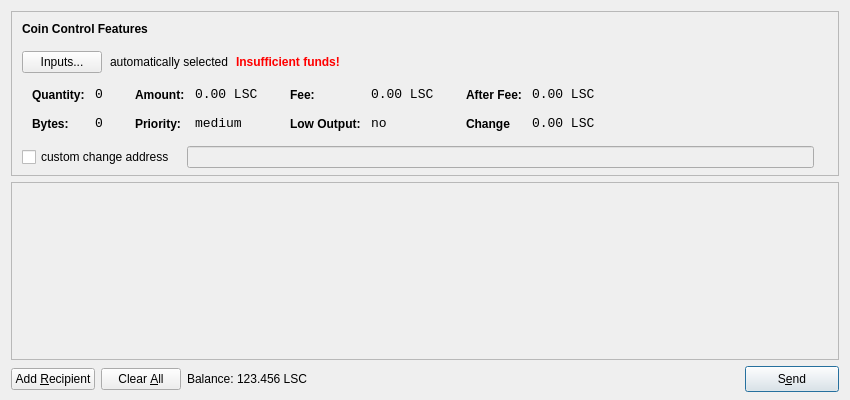
<?xml version="1.0" encoding="UTF-8"?>
<ui version="4.0">
 <class>SendCoinsDialog</class>
 <widget class="QDialog" name="SendCoinsDialog">
  <property name="geometry">
   <rect>
    <x>0</x>
    <y>0</y>
    <width>850</width>
    <height>400</height>
   </rect>
  </property>
  <property name="windowTitle">
   <string>Send Coins</string>
  </property>
  <layout class="QVBoxLayout" name="verticalLayout" stretch="0,1,0">
   <property name="bottomMargin">
    <number>8</number>
   </property>
   <item>
    <widget class="QFrame" name="frameCoinControl">
     <property name="sizePolicy">
      <sizepolicy hsizetype="Expanding" vsizetype="Expanding">
       <horstretch>0</horstretch>
       <verstretch>0</verstretch>
      </sizepolicy>
     </property>
     <property name="maximumSize">
      <size>
       <width>16777215</width>
       <height>16777215</height>
      </size>
     </property>
     <property name="frameShape">
      <enum>QFrame::StyledPanel</enum>
     </property>
     <property name="frameShadow">
      <enum>QFrame::Sunken</enum>
     </property>
     <layout class="QVBoxLayout" name="verticalLayoutCoinControl2">
      <property name="spacing">
       <number>6</number>
      </property>
      <property name="leftMargin">
       <number>0</number>
      </property>
      <property name="topMargin">
       <number>0</number>
      </property>
      <property name="rightMargin">
       <number>0</number>
      </property>
      <property name="bottomMargin">
       <number>6</number>
      </property>
      <item>
       <layout class="QVBoxLayout" name="verticalLayoutCoinControl" stretch="0,0,0,0,1">
        <property name="spacing">
         <number>0</number>
        </property>
        <property name="leftMargin">
         <number>10</number>
        </property>
        <property name="topMargin">
         <number>10</number>
        </property>
        <item>
         <layout class="QHBoxLayout" name="horizontalLayoutCoinControl1">
          <property name="bottomMargin">
           <number>15</number>
          </property>
          <item>
           <widget class="QLabel" name="labelCoinControlFeatures">
            <property name="sizePolicy">
             <sizepolicy hsizetype="Preferred" vsizetype="Maximum">
              <horstretch>0</horstretch>
              <verstretch>0</verstretch>
             </sizepolicy>
            </property>
            <property name="font">
             <font>
              <weight>75</weight>
              <bold>true</bold>
             </font>
            </property>
            <property name="styleSheet">
             <string notr="true">font-weight:bold;</string>
            </property>
            <property name="text">
             <string>Coin Control Features</string>
            </property>
           </widget>
          </item>
         </layout>
        </item>
        <item>
         <layout class="QHBoxLayout" name="horizontalLayoutCoinControl2" stretch="0,0,0,0">
          <property name="spacing">
           <number>8</number>
          </property>
          <property name="bottomMargin">
           <number>10</number>
          </property>
          <item>
           <widget class="QPushButton" name="pushButtonCoinControl">
            <property name="text">
             <string>Inputs...</string>
            </property>
           </widget>
          </item>
          <item>
           <widget class="QLabel" name="labelCoinControlAutomaticallySelected">
            <property name="text">
             <string>automatically selected</string>
            </property>
            <property name="margin">
             <number>5</number>
            </property>
           </widget>
          </item>
          <item>
           <widget class="QLabel" name="labelCoinControlInsuffFunds">
            <property name="font">
             <font>
              <weight>75</weight>
              <bold>true</bold>
             </font>
            </property>
            <property name="styleSheet">
             <string notr="true">color:red;font-weight:bold;</string>
            </property>
            <property name="text">
             <string>Insufficient funds!</string>
            </property>
            <property name="margin">
             <number>5</number>
            </property>
           </widget>
          </item>
          <item>
           <spacer name="horizontalSpacerCoinControl">
            <property name="orientation">
             <enum>Qt::Horizontal</enum>
            </property>
            <property name="sizeHint" stdset="0">
             <size>
              <width>40</width>
              <height>1</height>
             </size>
            </property>
           </spacer>
          </item>
         </layout>
        </item>
        <item>
         <widget class="QWidget" name="widgetCoinControl" native="true">
          <property name="sizePolicy">
           <sizepolicy hsizetype="Preferred" vsizetype="Preferred">
            <horstretch>0</horstretch>
            <verstretch>0</verstretch>
           </sizepolicy>
          </property>
          <property name="minimumSize">
           <size>
            <width>0</width>
            <height>0</height>
           </size>
          </property>
          <property name="styleSheet">
           <string notr="true"/>
          </property>
          <layout class="QHBoxLayout" name="horizontalLayoutCoinControl5">
           <property name="leftMargin">
            <number>0</number>
           </property>
           <property name="topMargin">
            <number>0</number>
           </property>
           <property name="rightMargin">
            <number>0</number>
           </property>
           <property name="bottomMargin">
            <number>0</number>
           </property>
           <item>
            <layout class="QHBoxLayout" name="horizontalLayoutCoinControl3" stretch="0,0,0,1">
             <property name="spacing">
              <number>20</number>
             </property>
             <property name="topMargin">
              <number>0</number>
             </property>
             <property name="bottomMargin">
              <number>10</number>
             </property>
             <item>
              <layout class="QFormLayout" name="formLayoutCoinControl1">
               <property name="horizontalSpacing">
                <number>10</number>
               </property>
               <property name="verticalSpacing">
                <number>14</number>
               </property>
               <property name="leftMargin">
                <number>10</number>
               </property>
               <property name="topMargin">
                <number>4</number>
               </property>
               <property name="rightMargin">
                <number>6</number>
               </property>
               <item row="0" column="0">
                <widget class="QLabel" name="labelCoinControlQuantityText">
                 <property name="styleSheet">
                  <string notr="true">font-weight:bold;</string>
                 </property>
                 <property name="text">
                  <string>Quantity:</string>
                 </property>
                 <property name="margin">
                  <number>0</number>
                 </property>
                </widget>
               </item>
               <item row="0" column="1">
                <widget class="QLabel" name="labelCoinControlQuantity">
                 <property name="font">
                  <font>
                   <family>Monospace</family>
                   <pointsize>10</pointsize>
                  </font>
                 </property>
                 <property name="cursor">
                  <cursorShape>IBeamCursor</cursorShape>
                 </property>
                 <property name="contextMenuPolicy">
                  <enum>Qt::ActionsContextMenu</enum>
                 </property>
                 <property name="text">
                  <string>0</string>
                 </property>
                 <property name="margin">
                  <number>0</number>
                 </property>
                 <property name="textInteractionFlags">
                  <set>Qt::LinksAccessibleByMouse|Qt::TextSelectableByKeyboard|Qt::TextSelectableByMouse</set>
                 </property>
                </widget>
               </item>
               <item row="1" column="0">
                <widget class="QLabel" name="labelCoinControlBytesText">
                 <property name="styleSheet">
                  <string notr="true">font-weight:bold;</string>
                 </property>
                 <property name="text">
                  <string>Bytes:</string>
                 </property>
                </widget>
               </item>
               <item row="1" column="1">
                <widget class="QLabel" name="labelCoinControlBytes">
                 <property name="font">
                  <font>
                   <family>Monospace</family>
                   <pointsize>10</pointsize>
                  </font>
                 </property>
                 <property name="cursor">
                  <cursorShape>IBeamCursor</cursorShape>
                 </property>
                 <property name="contextMenuPolicy">
                  <enum>Qt::ActionsContextMenu</enum>
                 </property>
                 <property name="text">
                  <string>0</string>
                 </property>
                 <property name="textInteractionFlags">
                  <set>Qt::LinksAccessibleByMouse|Qt::TextSelectableByKeyboard|Qt::TextSelectableByMouse</set>
                 </property>
                </widget>
               </item>
              </layout>
             </item>
             <item>
              <layout class="QFormLayout" name="formLayoutCoinControl2">
               <property name="horizontalSpacing">
                <number>10</number>
               </property>
               <property name="verticalSpacing">
                <number>14</number>
               </property>
               <property name="leftMargin">
                <number>6</number>
               </property>
               <property name="topMargin">
                <number>4</number>
               </property>
               <property name="rightMargin">
                <number>6</number>
               </property>
               <item row="0" column="0">
                <widget class="QLabel" name="labelCoinControlAmountText">
                 <property name="styleSheet">
                  <string notr="true">font-weight:bold;</string>
                 </property>
                 <property name="text">
                  <string>Amount:</string>
                 </property>
                 <property name="margin">
                  <number>0</number>
                 </property>
                </widget>
               </item>
               <item row="0" column="1">
                <widget class="QLabel" name="labelCoinControlAmount">
                 <property name="font">
                  <font>
                   <family>Monospace</family>
                   <pointsize>10</pointsize>
                  </font>
                 </property>
                 <property name="cursor">
                  <cursorShape>IBeamCursor</cursorShape>
                 </property>
                 <property name="contextMenuPolicy">
                  <enum>Qt::ActionsContextMenu</enum>
                 </property>
                 <property name="text">
                  <string>0.00 LSC</string>
                 </property>
                 <property name="textInteractionFlags">
                  <set>Qt::LinksAccessibleByMouse|Qt::TextSelectableByKeyboard|Qt::TextSelectableByMouse</set>
                 </property>
                </widget>
               </item>
               <item row="1" column="0">
                <widget class="QLabel" name="labelCoinControlPriorityText">
                 <property name="styleSheet">
                  <string notr="true">font-weight:bold;</string>
                 </property>
                 <property name="text">
                  <string>Priority:</string>
                 </property>
                </widget>
               </item>
               <item row="1" column="1">
                <widget class="QLabel" name="labelCoinControlPriority">
                 <property name="font">
                  <font>
                   <family>Monospace</family>
                   <pointsize>10</pointsize>
                  </font>
                 </property>
                 <property name="cursor">
                  <cursorShape>IBeamCursor</cursorShape>
                 </property>
                 <property name="contextMenuPolicy">
                  <enum>Qt::ActionsContextMenu</enum>
                 </property>
                 <property name="text">
                  <string>medium</string>
                 </property>
                 <property name="textInteractionFlags">
                  <set>Qt::LinksAccessibleByMouse|Qt::TextSelectableByKeyboard|Qt::TextSelectableByMouse</set>
                 </property>
                </widget>
               </item>
              </layout>
             </item>
             <item>
              <layout class="QFormLayout" name="formLayoutCoinControl3">
               <property name="horizontalSpacing">
                <number>10</number>
               </property>
               <property name="verticalSpacing">
                <number>14</number>
               </property>
               <property name="leftMargin">
                <number>6</number>
               </property>
               <property name="topMargin">
                <number>4</number>
               </property>
               <property name="rightMargin">
                <number>6</number>
               </property>
               <item row="0" column="0">
                <widget class="QLabel" name="labelCoinControlFeeText">
                 <property name="styleSheet">
                  <string notr="true">font-weight:bold;</string>
                 </property>
                 <property name="text">
                  <string>Fee:</string>
                 </property>
                 <property name="margin">
                  <number>0</number>
                 </property>
                </widget>
               </item>
               <item row="0" column="1">
                <widget class="QLabel" name="labelCoinControlFee">
                 <property name="font">
                  <font>
                   <family>Monospace</family>
                   <pointsize>10</pointsize>
                  </font>
                 </property>
                 <property name="cursor">
                  <cursorShape>IBeamCursor</cursorShape>
                 </property>
                 <property name="contextMenuPolicy">
                  <enum>Qt::ActionsContextMenu</enum>
                 </property>
                 <property name="text">
                  <string>0.00 LSC</string>
                 </property>
                 <property name="textInteractionFlags">
                  <set>Qt::LinksAccessibleByMouse|Qt::TextSelectableByKeyboard|Qt::TextSelectableByMouse</set>
                 </property>
                </widget>
               </item>
               <item row="1" column="0">
                <widget class="QLabel" name="labelCoinControlLowOutputText">
                 <property name="styleSheet">
                  <string notr="true">font-weight:bold;</string>
                 </property>
                 <property name="text">
                  <string>Low Output:</string>
                 </property>
                </widget>
               </item>
               <item row="1" column="1">
                <widget class="QLabel" name="labelCoinControlLowOutput">
                 <property name="font">
                  <font>
                   <family>Monospace</family>
                   <pointsize>10</pointsize>
                  </font>
                 </property>
                 <property name="cursor">
                  <cursorShape>IBeamCursor</cursorShape>
                 </property>
                 <property name="contextMenuPolicy">
                  <enum>Qt::ActionsContextMenu</enum>
                 </property>
                 <property name="text">
                  <string>no</string>
                 </property>
                 <property name="textInteractionFlags">
                  <set>Qt::LinksAccessibleByMouse|Qt::TextSelectableByKeyboard|Qt::TextSelectableByMouse</set>
                 </property>
                </widget>
               </item>
              </layout>
             </item>
             <item>
              <layout class="QFormLayout" name="formLayoutCoinControl4">
               <property name="horizontalSpacing">
                <number>10</number>
               </property>
               <property name="verticalSpacing">
                <number>14</number>
               </property>
               <property name="leftMargin">
                <number>6</number>
               </property>
               <property name="topMargin">
                <number>4</number>
               </property>
               <property name="rightMargin">
                <number>6</number>
               </property>
               <item row="0" column="0">
                <widget class="QLabel" name="labelCoinControlAfterFeeText">
                 <property name="styleSheet">
                  <string notr="true">font-weight:bold;</string>
                 </property>
                 <property name="text">
                  <string>After Fee:</string>
                 </property>
                 <property name="margin">
                  <number>0</number>
                 </property>
                </widget>
               </item>
               <item row="0" column="1">
                <widget class="QLabel" name="labelCoinControlAfterFee">
                 <property name="font">
                  <font>
                   <family>Monospace</family>
                   <pointsize>10</pointsize>
                  </font>
                 </property>
                 <property name="cursor">
                  <cursorShape>IBeamCursor</cursorShape>
                 </property>
                 <property name="contextMenuPolicy">
                  <enum>Qt::ActionsContextMenu</enum>
                 </property>
                 <property name="text">
                  <string>0.00 LSC</string>
                 </property>
                 <property name="textInteractionFlags">
                  <set>Qt::LinksAccessibleByMouse|Qt::TextSelectableByKeyboard|Qt::TextSelectableByMouse</set>
                 </property>
                </widget>
               </item>
               <item row="1" column="0">
                <widget class="QLabel" name="labelCoinControlChangeText">
                 <property name="styleSheet">
                  <string notr="true">font-weight:bold;</string>
                 </property>
                 <property name="text">
                  <string>Change</string>
                 </property>
                </widget>
               </item>
               <item row="1" column="1">
                <widget class="QLabel" name="labelCoinControlChange">
                 <property name="font">
                  <font>
                   <family>Monospace</family>
                   <pointsize>10</pointsize>
                  </font>
                 </property>
                 <property name="cursor">
                  <cursorShape>IBeamCursor</cursorShape>
                 </property>
                 <property name="contextMenuPolicy">
                  <enum>Qt::ActionsContextMenu</enum>
                 </property>
                 <property name="text">
                  <string>0.00 LSC</string>
                 </property>
                 <property name="textInteractionFlags">
                  <set>Qt::LinksAccessibleByMouse|Qt::TextSelectableByKeyboard|Qt::TextSelectableByMouse</set>
                 </property>
                </widget>
               </item>
              </layout>
             </item>
            </layout>
           </item>
          </layout>
         </widget>
        </item>
        <item>
         <layout class="QHBoxLayout" name="horizontalLayoutCoinControl4" stretch="0,0,0">
          <property name="spacing">
           <number>12</number>
          </property>
          <property name="sizeConstraint">
           <enum>QLayout::SetDefaultConstraint</enum>
          </property>
          <property name="topMargin">
           <number>5</number>
          </property>
          <property name="rightMargin">
           <number>5</number>
          </property>
          <item>
           <widget class="QCheckBox" name="checkBoxCoinControlChange">
            <property name="text">
             <string>custom change address</string>
            </property>
           </widget>
          </item>
          <item>
           <widget class="QLineEdit" name="lineEditCoinControlChange">
            <property name="enabled">
             <bool>false</bool>
            </property>
            <property name="sizePolicy">
             <sizepolicy hsizetype="Expanding" vsizetype="Fixed">
              <horstretch>0</horstretch>
              <verstretch>0</verstretch>
             </sizepolicy>
            </property>
           </widget>
          </item>
          <item>
           <widget class="QLabel" name="labelCoinControlChangeLabel">
            <property name="sizePolicy">
             <sizepolicy hsizetype="Preferred" vsizetype="Expanding">
              <horstretch>0</horstretch>
              <verstretch>0</verstretch>
             </sizepolicy>
            </property>
            <property name="minimumSize">
             <size>
              <width>0</width>
              <height>0</height>
             </size>
            </property>
            <property name="text">
             <string/>
            </property>
            <property name="margin">
             <number>3</number>
            </property>
           </widget>
          </item>
         </layout>
        </item>
        <item>
         <spacer name="verticalSpacerCoinControl">
          <property name="orientation">
           <enum>Qt::Vertical</enum>
          </property>
          <property name="sizeHint" stdset="0">
           <size>
            <width>800</width>
            <height>1</height>
           </size>
          </property>
         </spacer>
        </item>
       </layout>
      </item>
     </layout>
    </widget>
   </item>
   <item>
    <widget class="QScrollArea" name="scrollArea">
     <property name="widgetResizable">
      <bool>true</bool>
     </property>
     <widget class="QWidget" name="scrollAreaWidgetContents">
      <property name="geometry">
       <rect>
        <x>0</x>
        <y>0</y>
        <width>824</width>
        <height>141</height>
       </rect>
      </property>
      <layout class="QVBoxLayout" name="verticalLayout_2">
       <property name="leftMargin">
        <number>0</number>
       </property>
       <property name="topMargin">
        <number>0</number>
       </property>
       <property name="rightMargin">
        <number>0</number>
       </property>
       <property name="bottomMargin">
        <number>0</number>
       </property>
       <item>
        <layout class="QVBoxLayout" name="entries">
         <property name="spacing">
          <number>6</number>
         </property>
        </layout>
       </item>
       <item>
        <spacer name="verticalSpacer">
         <property name="orientation">
          <enum>Qt::Vertical</enum>
         </property>
         <property name="sizeHint" stdset="0">
          <size>
           <width>20</width>
           <height>40</height>
          </size>
         </property>
        </spacer>
       </item>
      </layout>
     </widget>
    </widget>
   </item>
   <item>
    <layout class="QHBoxLayout" name="horizontalLayout">
     <item>
      <widget class="QPushButton" name="addButton">
       <property name="toolTip">
        <string>Send to multiple recipients at once</string>
       </property>
       <property name="text">
        <string>Add &amp;Recipient</string>
       </property>
       <property name="icon">
        <iconset resource="../bitcoin.qrc">
         <normaloff>:/icons/add</normaloff>:/icons/add</iconset>
       </property>
       <property name="autoDefault">
        <bool>false</bool>
       </property>
      </widget>
     </item>
     <item>
      <widget class="QPushButton" name="clearButton">
       <property name="sizePolicy">
        <sizepolicy hsizetype="Minimum" vsizetype="Fixed">
         <horstretch>0</horstretch>
         <verstretch>0</verstretch>
        </sizepolicy>
       </property>
       <property name="toolTip">
        <string>Remove all transaction fields</string>
       </property>
       <property name="text">
        <string>Clear &amp;All</string>
       </property>
       <property name="icon">
        <iconset resource="../bitcoin.qrc">
         <normaloff>:/icons/remove</normaloff>:/icons/remove</iconset>
       </property>
       <property name="autoRepeatDelay">
        <number>300</number>
       </property>
       <property name="autoDefault">
        <bool>false</bool>
       </property>
      </widget>
     </item>
     <item>
      <layout class="QHBoxLayout" name="horizontalLayout_2">
       <property name="spacing">
        <number>3</number>
       </property>
       <item>
        <widget class="QLabel" name="label">
         <property name="sizePolicy">
          <sizepolicy hsizetype="Preferred" vsizetype="Fixed">
           <horstretch>0</horstretch>
           <verstretch>0</verstretch>
          </sizepolicy>
         </property>
         <property name="text">
          <string>Balance:</string>
         </property>
        </widget>
       </item>
       <item>
        <widget class="QLabel" name="labelBalance">
         <property name="sizePolicy">
          <sizepolicy hsizetype="Preferred" vsizetype="Fixed">
           <horstretch>0</horstretch>
           <verstretch>0</verstretch>
          </sizepolicy>
         </property>
         <property name="cursor">
          <cursorShape>IBeamCursor</cursorShape>
         </property>
         <property name="text">
          <string>123.456 LSC</string>
         </property>
         <property name="textInteractionFlags">
          <set>Qt::LinksAccessibleByMouse|Qt::TextSelectableByKeyboard|Qt::TextSelectableByMouse</set>
         </property>
        </widget>
       </item>
      </layout>
     </item>
     <item>
      <spacer name="horizontalSpacer">
       <property name="orientation">
        <enum>Qt::Horizontal</enum>
       </property>
       <property name="sizeHint" stdset="0">
        <size>
         <width>40</width>
         <height>20</height>
        </size>
       </property>
      </spacer>
     </item>
     <item>
      <widget class="QPushButton" name="sendButton">
       <property name="minimumSize">
        <size>
         <width>94</width>
         <height>26</height>
        </size>
       </property>
       <property name="toolTip">
        <string>Confirm the send action</string>
       </property>
       <property name="text">
        <string>S&amp;end</string>
       </property>
       <property name="icon">
        <iconset resource="../bitcoin.qrc">
         <normaloff>:/icons/send</normaloff>:/icons/send</iconset>
       </property>
       <property name="default">
        <bool>true</bool>
       </property>
      </widget>
     </item>
    </layout>
   </item>
  </layout>
 </widget>
 <resources>
  <include location="../bitcoin.qrc"/>
 </resources>
 <connections/>
</ui>
